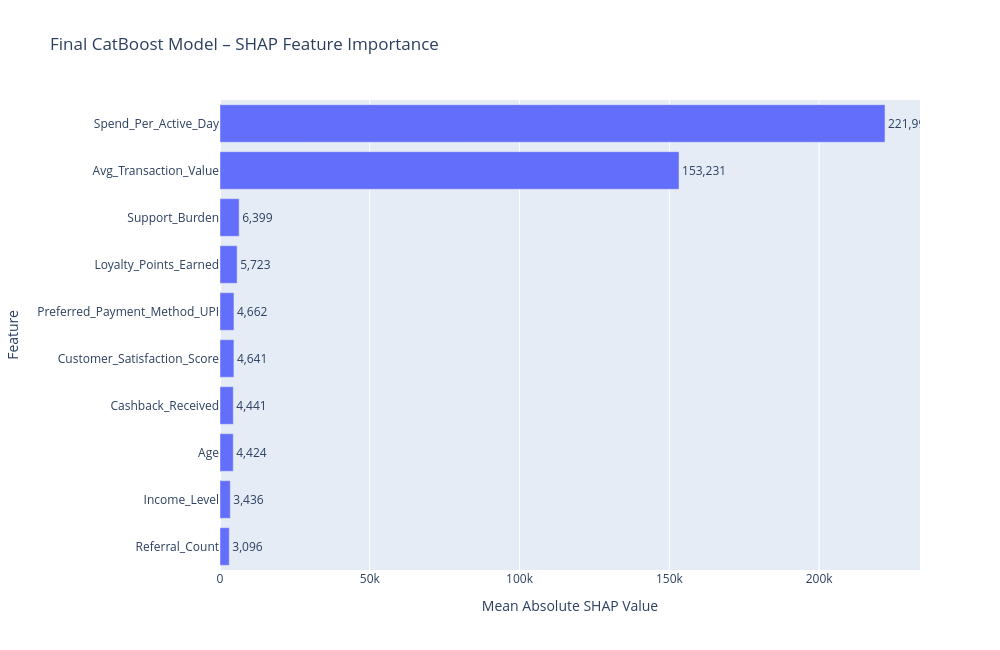

Source (notebook cell):
### Markdown cell above
# Final SHAP Feature Intepretation

### Code cell
# ======================================================================
# === FINAL SHAP INTERPRETATION USING PLOTLY ===========================
# === FINAL CATBOOST MODEL WITH TOP 10 FEATURES ========================
# ======================================================================


# ======================================================================
# === STEP 1: PREPARE DATA FOR SHAP ANALYSIS ==========================
# ======================================================================

# The final CatBoost model was trained using the ten features selected
# from the previous SHAP feature-selection stage.
#
# We use the independent test dataset for the final interpretation
# because these observations were not used to train the model.
#
# This allows us to understand how the final model behaves when
# predicting unseen customer observations.

X_test_shap = X_test[
    top_10_features
].copy()


# ======================================================================
# === STEP 2: CREATE SHAP EXPLAINER ===================================
# ======================================================================

# TreeExplainer is specifically designed for tree-based models.
#
# CatBoost is a tree-based gradient boosting algorithm, so SHAP can
# efficiently calculate the contribution of each predictor to the
# model's LTV predictions.

explainer = shap.TreeExplainer(
    catboost_top10_model
)


# ======================================================================
# === STEP 3: CALCULATE SHAP VALUES ===================================
# ======================================================================

# Calculate SHAP values for every customer in the independent
# test dataset.
#
# Each row represents one customer.
#
# Each column represents one predictor.
#
# A positive SHAP value means that the feature pushes the predicted
# LTV higher for that customer.
#
# A negative SHAP value means that the feature pushes the predicted
# LTV lower for that customer.

shap_values = explainer.shap_values(
    X_test_shap
)


print("\n" + "=" * 80)
print("=== FINAL SHAP VALUES ===")
print("=" * 80)

print(
    f"Number of customers explained: {X_test_shap.shape[0]}"
)

print(
    f"Number of features explained: {X_test_shap.shape[1]}"
)


# ======================================================================
# === STEP 4: CALCULATE GLOBAL SHAP IMPORTANCE ========================
# ======================================================================

# Mean Absolute SHAP measures the average magnitude of each feature's
# contribution to the model predictions.
#
# Taking the absolute value prevents positive and negative contributions
# from cancelling each other out.
#
# Therefore:
#
# Larger Mean Absolute SHAP
#     = greater overall model influence
#
# Smaller Mean Absolute SHAP
#     = lower overall model influence

mean_abs_shap = np.abs(
    shap_values
).mean(
    axis=0
)


# Create a DataFrame containing the global SHAP importance.

shap_importance = pd.DataFrame({

    "Feature": X_test_shap.columns,

    "Mean Absolute SHAP": mean_abs_shap

})


# Sort from most important to least important.

shap_importance = (
    shap_importance
    .sort_values(
        "Mean Absolute SHAP",
        ascending=True
    )
    .reset_index(drop=True)
)


# ======================================================================
# === STEP 5: DISPLAY SHAP IMPORTANCE TABLE ===========================
# ======================================================================

print("\n" + "=" * 90)
print("=== FINAL CATBOOST SHAP FEATURE IMPORTANCE ===")
print("=" * 90)

print(
    shap_importance
    .sort_values(
        "Mean Absolute SHAP",
        ascending=False
    )
    .round(4)
    .to_string(index=False)
)


# ======================================================================
# === STEP 6: CREATE INTERACTIVE HORIZONTAL SHAP BAR CHART ============
# ======================================================================

# Plotly is used to create an interactive horizontal bar chart.
#
# Horizontal bars are useful because several of the feature names are
# relatively long.
#
# The chart ranks variables according to their global contribution
# to the final CatBoost model.
#
# Hovering over a bar displays the exact SHAP importance value.

fig = px.bar(
    shap_importance,
    x="Mean Absolute SHAP",
    y="Feature",
    orientation="h",
    title="Final CatBoost Model – SHAP Feature Importance",
    labels={
        "Mean Absolute SHAP": "Mean Absolute SHAP Value",
        "Feature": "Feature"
    },
    text="Mean Absolute SHAP"
)


# Format the values displayed directly on the bars.

fig.update_traces(
    texttemplate="%{text:,.0f}",
    textposition="outside"
)


# Improve the overall layout.

fig.update_layout(
    height=650,
    width=1000,
    yaxis={
        "categoryorder": "total ascending"
    },
    hovermode="y unified"
)


# Display the interactive Plotly chart.

fig.show()

### Figure 1 — Plotly figure (JSON) as saved in the notebook; plotly's stock layout.template omitted (floating-point values rounded to 4 significant figures)
{"data": [{"hovertemplate": "Mean Absolute SHAP Value=%{text}<br>Feature=%{y}<extra></extra>", "legendgroup": "", "marker": {"color": "#636efa", "pattern": {"shape": ""}}, "name": "", "orientation": "h", "showlegend": false, "text": [3096.0, 3436.0, 4424.0, 4441.0, 4641.0, 4662.0, 5723.0, 6399.0, 153200.0, 222000.0], "textposition": "outside", "texttemplate": "%{text:,.0f}", "type": "bar", "x": [3096.0, 3436.0, 4424.0, 4441.0, 4641.0, 4662.0, 5723.0, 6399.0, 153200.0, 222000.0], "xaxis": "x", "y": ["Referral_Count", "Income_Level", "Age", "Cashback_Received", "Customer_Satisfaction_Score", "Preferred_Payment_Method_UPI", "Loyalty_Points_Earned", "Support_Burden", "Avg_Transaction_Value", "Spend_Per_Active_Day"], "yaxis": "y"}], "layout": {"barmode": "relative", "height": 650, "hovermode": "y unified", "legend": {"tracegroupgap": 0}, "title": {"text": "Final CatBoost Model – SHAP Feature Importance"}, "width": 1000, "xaxis": {"anchor": "y", "domain": [0, 1], "title": {"text": "Mean Absolute SHAP Value"}}, "yaxis": {"anchor": "x", "categoryorder": "total ascending", "domain": [0, 1], "title": {"text": "Feature"}}}}
